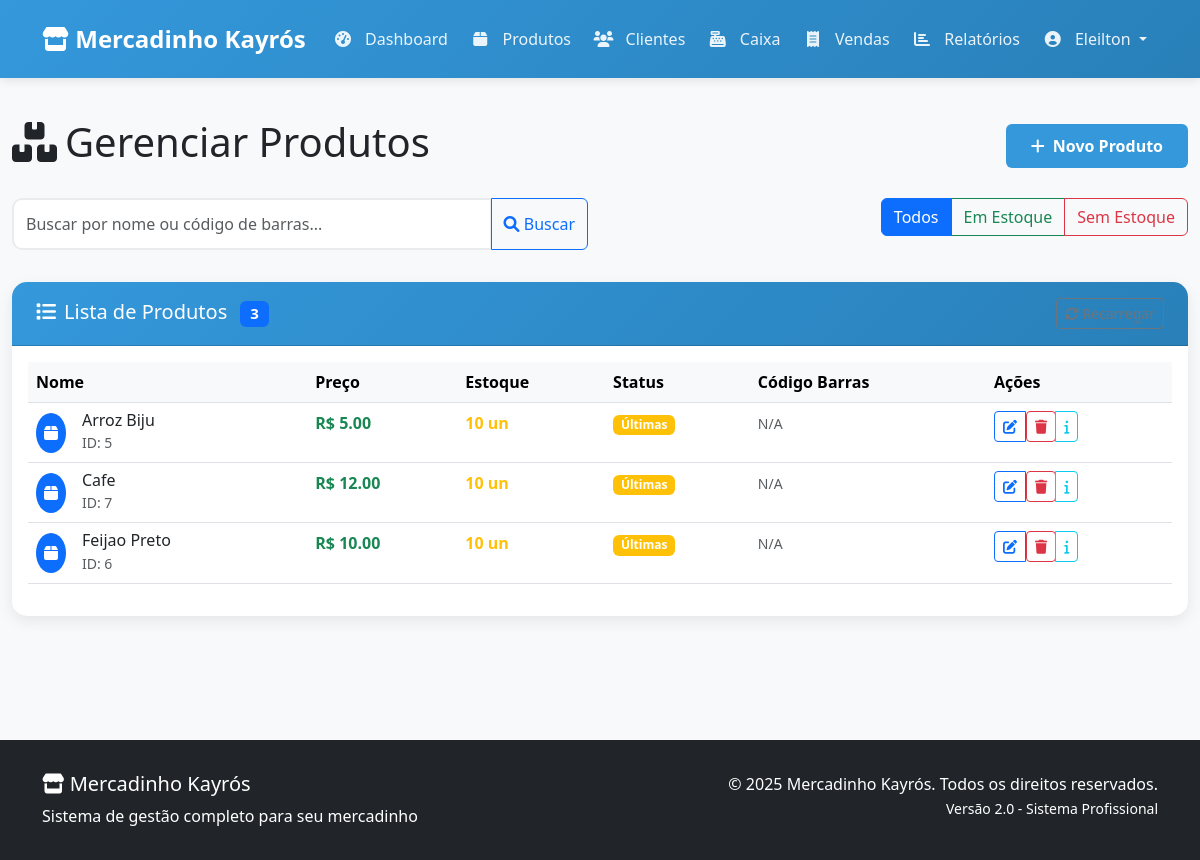
The page /produtos (signed in) on the database as committed earlier.
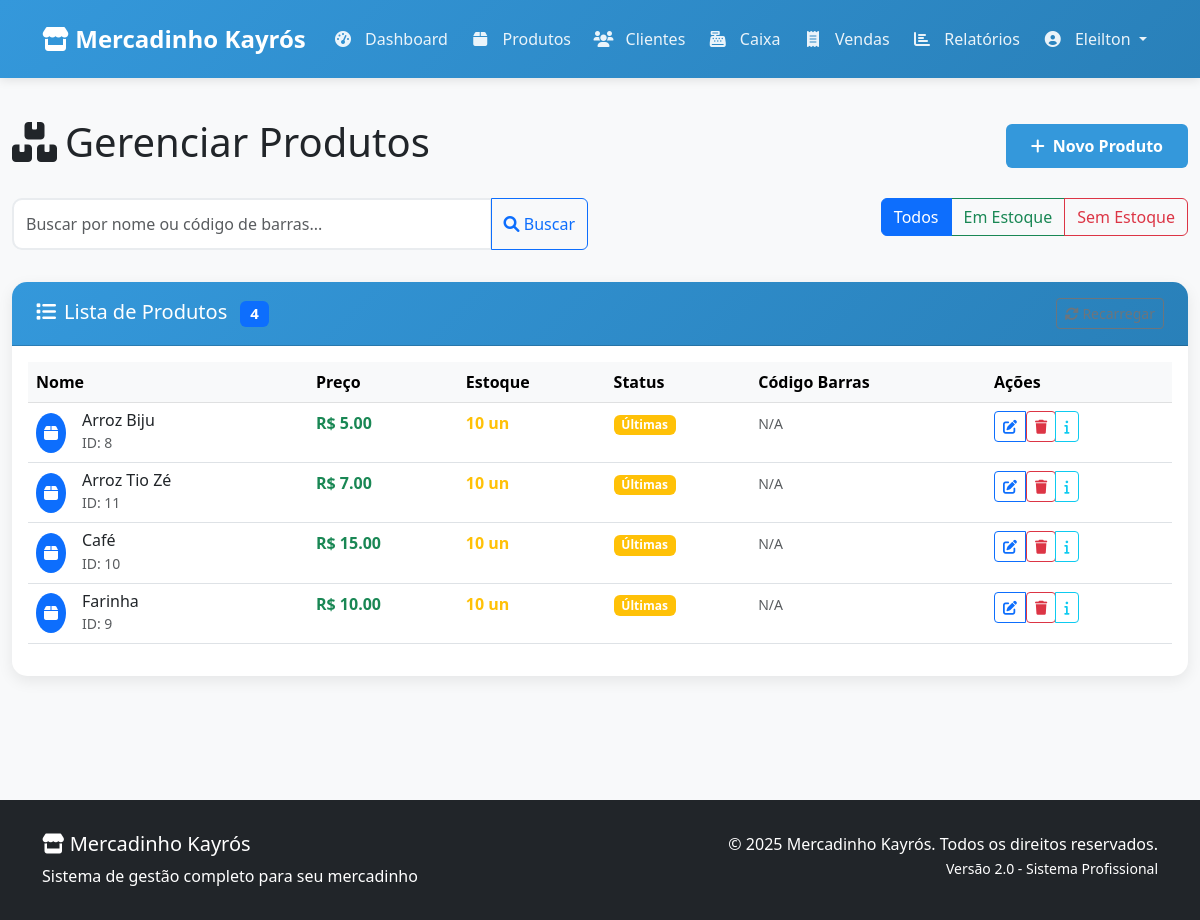
The same page on the database as committed later.
### tables this page shows
CREATE TABLE produtos (
        id INTEGER PRIMARY KEY AUTOINCREMENT,
        nome TEXT NOT NULL,
        preco REAL NOT NULL,
        quantidade INTEGER NOT NULL,
        codigo_barras TEXT UNIQUE
    );

### app.py (the view)
@app.route('/produtos')
@login_required
def produtos():
    try:
        lista_produtos = db.listar_produtos()
        return render_template('produtos.html', produtos=lista_produtos)
    except Exception as e:
        flash('Erro ao carregar produtos.', 'danger')
        return render_template('produtos.html', produtos=[])

### app.py (called while the page is built)
@login_manager.user_loader
def load_user(user_id):
    try:
        return db.get_user_by_id(int(user_id))
    except (ValueError, TypeError):
        return None

@app.before_request
def before_request():
    if request.method == 'POST':
        for key, value in request.form.items():
            if len(str(value)) > 1000:
                flash('Dados enviados são muito grandes!', 'danger')
                return redirect(url_for('index'))

@app.context_processor
def inject_template_vars():
    return {
        'current_year': datetime.utcnow().year,
        'current_user': current_user
    }

### logica_banco.py (called while the page is built)
def get_user_by_id(user_id):
    db = DatabaseManager()
    if not db.connect():
        return None
    user_data = db.fetch_one("SELECT * FROM usuarios WHERE id = ?", (user_id,))
    db.disconnect()
    if user_data:
        return User(
            id=user_data['id'],
            username=user_data['username'],
            password_hash=user_data['password_hash']
        )
    return None

    def disconnect(self):
        if self.conn:
            self.conn.close()

### templates/produtos.html (shortened to what the changed rows need)
{% extends "base.html" %}
{% block content %}
<div class="container-fluid py-4">
    <div class="row mb-4">
        <div class="col-12">
            <div class="d-flex justify-content-between align-items-center">
                <h1><i class="fas fa-boxes me-2"></i>Gerenciar Produtos</h1>
            </div>
        </div>
    </div>
    <div class="card">
        <div class="card-header bg-light">
            <div class="d-flex justify-content-between align-items-center">
                <h5 class="mb-0">
                    <i class="fas fa-list me-2"></i>Lista de Produtos
                    <span class="badge bg-primary ms-2" id="total-produtos">{{ produtos|length }}</span>
                </h5>
            </div>
        </div>
        <div class="card-body">
            {% if produtos %}
            <div class="table-responsive">
                <table class="table table-hover" id="tabela-produtos">
                    <thead class="table-light">
                        <tr>
                            <th>Nome</th>
                            <th>Preço</th>
                            <th>Estoque</th>
                            <th>Status</th>
                            <th>Código Barras</th>
                            <th>Ações</th>
                        </tr>
                    </thead>
                    <tbody id="corpo-tabela">
                        {% for produto in produtos %}
                        <tr class="produto-item" data-estoque="{{ produto.quantidade }}"
                            data-nome="{{ produto.nome|lower }}" data-codigo="{{ produto.codigo_barras|default('', true)|lower }}">
                            <td>
                                <div class="d-flex align-items-center">
                                    <div class="bg-primary rounded-circle text-white p-2 me-3">
                                        <i class="fas fa-box"></i>
                                    </div>
                                    <div>
                                        <h6 class="mb-0">{{ produto.nome }}</h6>
                                        <small class="text-muted">ID: {{ produto.id }}</small>
                                    </div>
                                </div>
                            </td>
                            <td class="fw-bold text-success">R$ {{ "%.2f"|format(produto.preco) }}</td>
                            <td>
                                <span class="fw-bold {% if produto.quantidade > 10 %}text-success{% elif produto.quantidade > 0 %}text-warning{% else %}text-danger{% endif %}">
                                    {{ produto.quantidade }} un
                                </span>
                            </td>
                            <td>
                                {% if produto.quantidade > 10 %}
                                <span class="badge bg-success">Disponível</span>
                                {% elif produto.quantidade > 0 %}
                                <span class="badge bg-warning">Últimas</span>
                                {% else %}
                                <span class="badge bg-danger">Esgotado</span>
                                {% endif %}
                            </td>
                            <td>
                                <small class="text-muted">{{ produto.codigo_barras or 'N/A' }}</small>
                            </td>
                            <td>
                                <div class="btn-group">
                                    <a href="{{ url_for('editar_produto', id=produto.id) }}"
                                       class="btn btn-sm btn-outline-primary"
                                       data-bs-toggle="tooltip" title="Editar">
                                        <i class="fas fa-edit"></i>
                                    </a>
                                    <form method="POST" action="{{ url_for('excluir_produto', id=produto.id) }}"
                                          class="d-inline" onsubmit="return confirm('Tem certeza que deseja excluir este produto?')">
                                        <button type="submit" class="btn btn-sm btn-outline-danger"
                                                data-bs-toggle="tooltip" title="Excluir">
                                            <i class="fas fa-trash"></i>
                                        </button>
                                    </form>
                                    <button class="btn btn-sm btn-outline-info btn-info-rapido"
                                            data-produto-id="{{ produto.id }}"
                                            data-bs-toggle="tooltip" title="Informações Rápidas">
                                        <i class="fas fa-info"></i>
                                    </button>
                                </div>
                            </td>
                        </tr>
                        {% endfor %}
                    </tbody>
                </table>
            </div>
            {% endif %}
        </div>
    </div>
</div>
{% endblock %}

Rows that differ between the two databases and show on the page:
removed produtos: nome "Arroz Biju", id "5", preco "5.00", quantidade "10", shows "Últimas", codigo_barras "N/A"
removed produtos: nome "Cafe", id "7", preco "12.00", quantidade "10", shows "Últimas", codigo_barras "N/A"
removed produtos: nome "Feijao Preto", id "6", preco "10.00", quantidade "10", shows "Últimas", codigo_barras "N/A"
added produtos: nome "Arroz Biju", id "8", preco "5.00", quantidade "10", shows "Últimas", codigo_barras "N/A"
added produtos: nome "Arroz Tio Zé", id "11", preco "7.00", quantidade "10", shows "Últimas", codigo_barras "N/A"
added produtos: nome "Café", id "10", preco "15.00", quantidade "10", shows "Últimas", codigo_barras "N/A"
added produtos: nome "Farinha", id "9", preco "10.00", quantidade "10", shows "Últimas", codigo_barras "N/A"
Other text that changed with them:
{{ produtos|length }}: "3" → "4"
